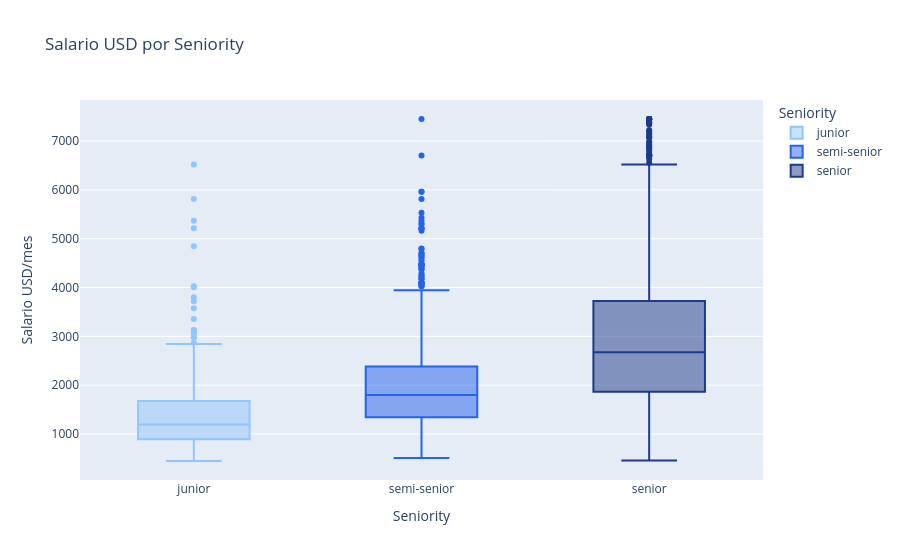

This figure's notebook cell:
### Code cell
orden = ['junior', 'semi-senior', 'senior']

fig = px.box(
    df,
    x='seniority',
    y='salario_usd_mensual',
    category_orders={'seniority': orden},
    title='Salario USD por Seniority',
    labels={'seniority': 'Seniority', 'salario_usd_mensual': 'Salario USD/mes'},
    color='seniority',
    color_discrete_sequence=['#93c5fd', '#2563eb', '#1e3a8a']
)
fig.show()

### Figure 1 — Plotly figure (JSON) as saved in the notebook; plotly's stock layout.template omitted (floating-point values rounded to 4 significant figures; data arrays with more than 128 entries replaced by an {"elided": "..."} marker saying what was removed)
{"data": [{"alignmentgroup": "True", "hovertemplate": "Seniority=%{x}<br>Salario USD/mes=%{y}<extra></extra>", "legendgroup": "junior", "marker": {"color": "#93c5fd"}, "name": "junior", "notched": false, "offsetgroup": "junior", "orientation": "v", "showlegend": true, "type": "box", "x": {"elided": "449 str values"}, "x0": " ", "xaxis": "x", "y": {"elided": "449 float values"}, "y0": " ", "yaxis": "y"}, {"alignmentgroup": "True", "hovertemplate": "Seniority=%{x}<br>Salario USD/mes=%{y}<extra></extra>", "legendgroup": "semi-senior", "marker": {"color": "#2563eb"}, "name": "semi-senior", "notched": false, "offsetgroup": "semi-senior", "orientation": "v", "showlegend": true, "type": "box", "x": {"elided": "1198 str values"}, "x0": " ", "xaxis": "x", "y": {"elided": "1198 float values"}, "y0": " ", "yaxis": "y"}, {"alignmentgroup": "True", "hovertemplate": "Seniority=%{x}<br>Salario USD/mes=%{y}<extra></extra>", "legendgroup": "senior", "marker": {"color": "#1e3a8a"}, "name": "senior", "notched": false, "offsetgroup": "senior", "orientation": "v", "showlegend": true, "type": "box", "x": {"elided": "2029 str values"}, "x0": " ", "xaxis": "x", "y": {"elided": "2029 float values"}, "y0": " ", "yaxis": "y"}], "layout": {"boxmode": "overlay", "legend": {"title": {"text": "Seniority"}, "tracegroupgap": 0}, "title": {"text": "Salario USD por Seniority"}, "xaxis": {"anchor": "y", "categoryarray": ["junior", "semi-senior", "senior"], "categoryorder": "array", "domain": [0, 1], "title": {"text": "Seniority"}}, "yaxis": {"anchor": "x", "domain": [0, 1], "title": {"text": "Salario USD/mes"}}}}
